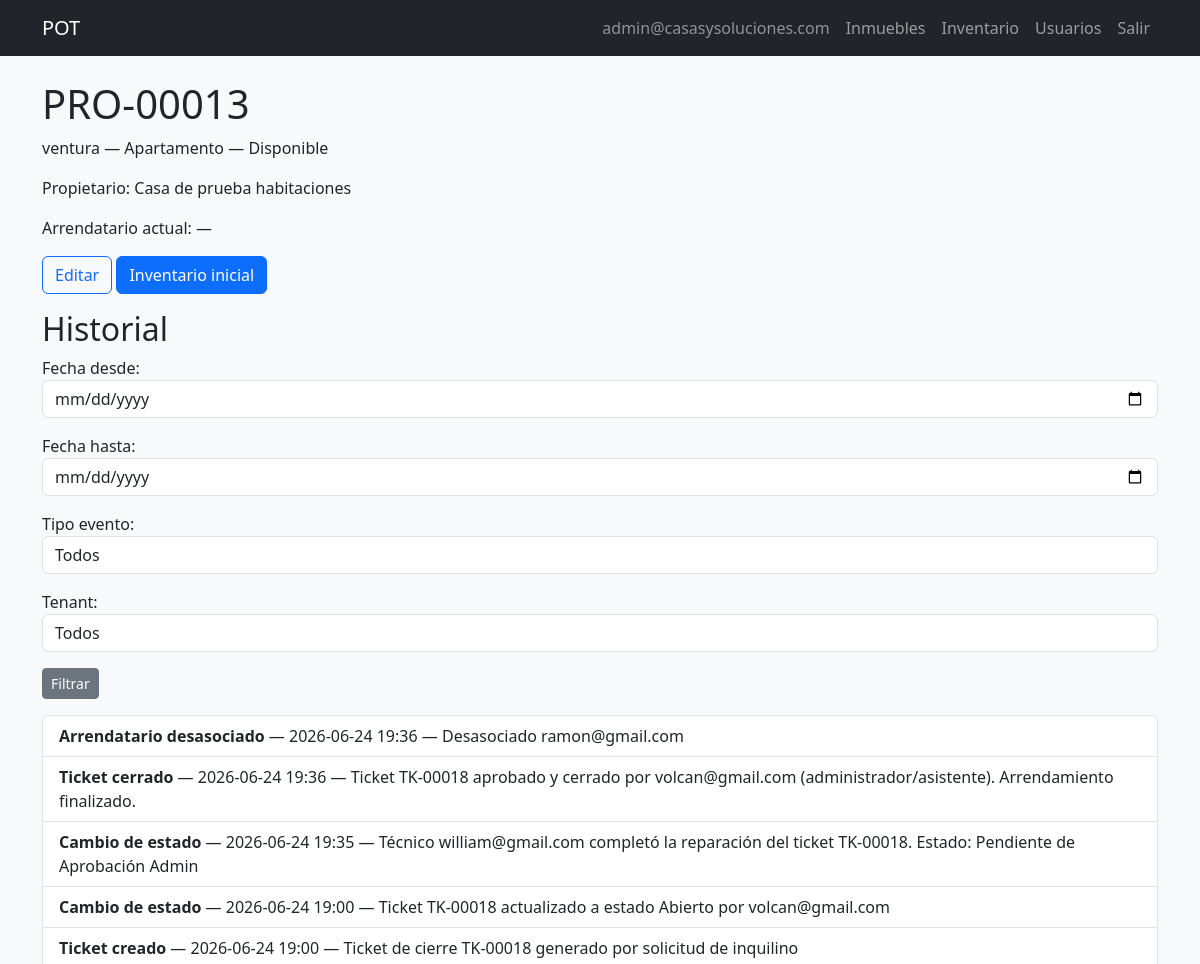
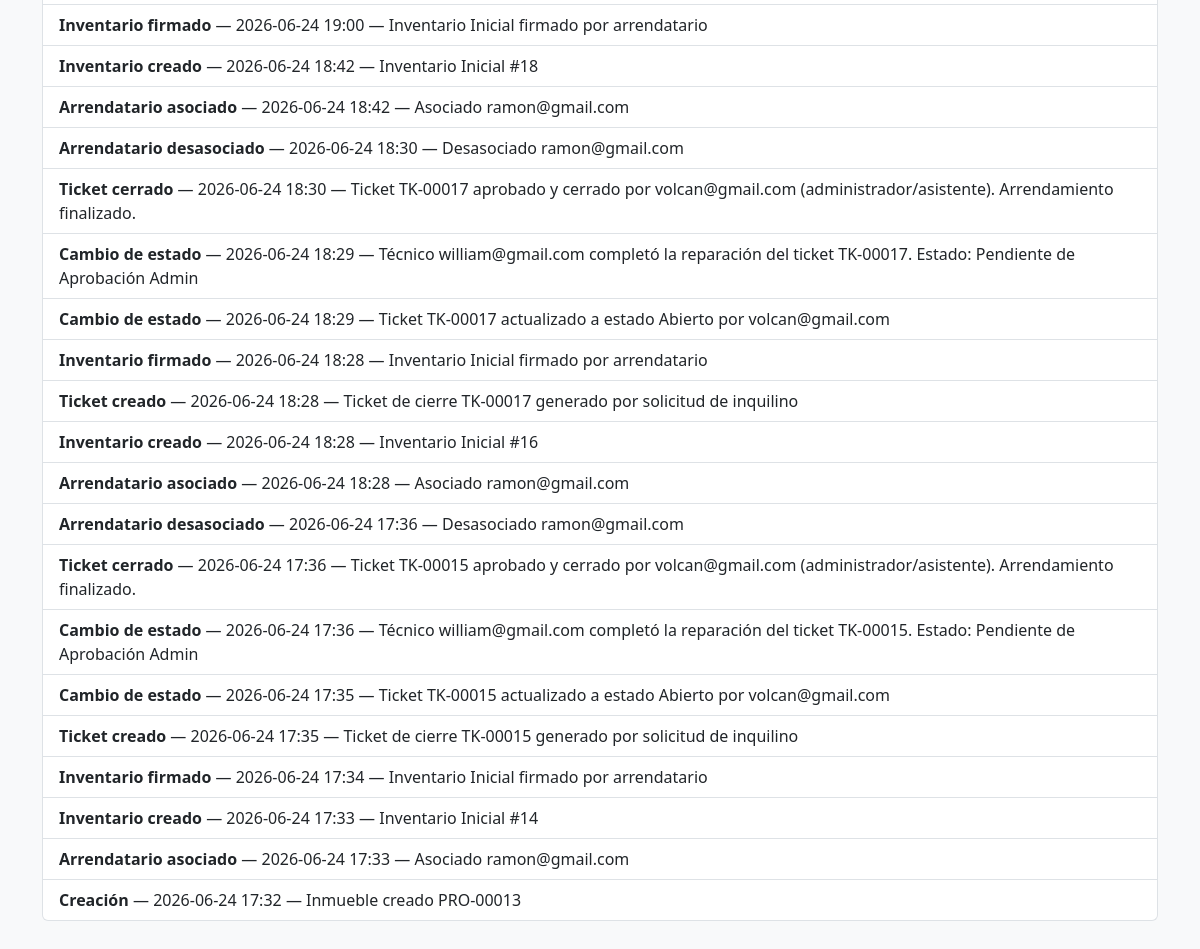
/properties/13/ (signed in), run on the app's committed database (2 pictures, top to bottom).
### pot/models.py (models this page shows, shortened)
class CustomUser(AbstractUser):
    class Role(models.TextChoices):
        ADMIN = 'ADMIN', 'Administrador'
        ASSISTANT = 'ASSISTANT', 'Asistente Administrativo'
        TENANT = 'TENANT', 'Arrendatario'
        TECHNICIAN = 'TECHNICIAN', 'Técnico'
    class DocumentType(models.TextChoices):
        CC = 'CC', 'Cédula de ciudadanía'
        CE = 'CE', 'Cédula de extranjería'
        PASSPORT = 'PASSPORT', 'Pasaporte'
        NIT = 'NIT', 'NIT'
    username = models.CharField(max_length=150, unique=True, blank=True)
    email = models.EmailField(unique=True)
    phone = models.CharField(max_length=20, default='')
    public_code = models.CharField(max_length=20, unique=True, blank=True, null=True)
    document_type = models.CharField(
        max_length=20,
        choices=DocumentType.choices,
        blank=True,
        default='',
    )
    document_number = models.CharField(max_length=30, unique=True, blank=True, null=True)
    avatar = models.ImageField(upload_to='avatars/%Y/%m/', blank=True, null=True, max_length=255)
    role = models.CharField(max_length=20, choices=Role.choices, default=Role.TENANT)
    password_changed = models.BooleanField(default=False)
    password_reset_token = models.CharField(max_length=255, null=True, blank=True)
    password_reset_expires = models.DateTimeField(null=True, blank=True)
    login_attempts = models.PositiveIntegerField(default=0)
    login_locked_until = models.DateTimeField(null=True, blank=True)
    created_at = models.DateTimeField(auto_now_add=True)
    updated_at = models.DateTimeField(auto_now=True)
    USERNAME_FIELD = 'email'
    REQUIRED_FIELDS = []
    objects = CustomUserManager()
    class Meta:
        ordering = ['-created_at']
    def __str__(self):
        return f'{self.email} ({self.get_role_display()})'
    def is_staff_operative(self):
        return self.role in (self.Role.ADMIN, self.Role.ASSISTANT)

class Property(models.Model):
    class Type(models.TextChoices):
        APARTMENT = 'APARTMENT', 'Apartamento'
        HOUSE = 'HOUSE', 'Casa'
        LOCAL = 'LOCAL', 'Local comercial'
        WAREHOUSE = 'WAREHOUSE', 'Bodega'
    class Status(models.TextChoices):
        AVAILABLE = 'AVAILABLE', 'Disponible'
        RENTED = 'RENTED', 'Arrendado'
        MAINTENANCE = 'MAINTENANCE', 'En mantenimiento'
    code = models.CharField(max_length=20, unique=True)
    address = models.CharField(max_length=255, unique=True)
    city = models.CharField(max_length=100, blank=True, default='')
    building_name = models.CharField(max_length=150, blank=True, default='')
    unit_label = models.CharField(max_length=50, blank=True, default='')
    cover_image = models.ImageField(upload_to='properties/covers/%Y/%m/', blank=True, null=True, max_length=255)
    type = models.CharField(max_length=20, choices=Type.choices)
    owner_name = models.CharField(max_length=150)
    status = models.CharField(max_length=20, choices=Status.choices, default=Status.AVAILABLE)
    is_active = models.BooleanField(default=True)
    price = models.DecimalField(max_digits=12, decimal_places=2, default=0)
    rooms = models.IntegerField(null=True, blank=True)
    bathrooms = models.IntegerField(null=True, blank=True)
    living_rooms = models.IntegerField(null=True, blank=True)
    kitchens = models.IntegerField(null=True, blank=True)
    garages = models.IntegerField(null=True, blank=True)
    is_commercial = models.BooleanField(default=False)
    in_complex = models.BooleanField(default=False)
    admin_included = models.BooleanField(default=False)
    admin_value = models.DecimalField(max_digits=12, decimal_places=2, null=True, blank=True)
    google_maps_link = models.CharField(max_length=1000, null=True, blank=True)
    description = models.TextField(blank=True, null=True)
    observations = models.TextField(blank=True, null=True)
    created_at = models.DateTimeField(auto_now_add=True)
    updated_at = models.DateTimeField(auto_now=True)
    created_by = models.ForeignKey(
        CustomUser,
        on_delete=models.SET_NULL,
        null=True,
        blank=True,
        related_name='properties_created',
    )
    class Meta:
        ordering = ['-created_at']
        verbose_name_plural = 'properties'
    def get_active_tenant(self):
        assoc = (
            self.tenant_associations.filter(dissociated_at__isnull=True)
            .select_related('user')
            .first()
        )
        return assoc.user if assoc else None

class PropertyHistory(models.Model):
    class EventType(models.TextChoices):
        CREATED = 'CREATED', 'Creación'
        STATUS_CHANGE = 'STATUS_CHANGE', 'Cambio de estado'
        TENANT_ASSOCIATED = 'TENANT_ASSOCIATED', 'Arrendatario asociado'
        TENANT_DISSOCIATED = 'TENANT_DISSOCIATED', 'Arrendatario desasociado'
        TICKET_CREATED = 'TICKET_CREATED', 'Ticket creado'
        TICKET_CLOSED = 'TICKET_CLOSED', 'Ticket cerrado'
        INVENTORY_CREATED = 'INVENTORY_CREATED', 'Inventario creado'
        INVENTORY_SIGNED = 'INVENTORY_SIGNED', 'Inventario firmado'
        MAINTENANCE = 'MAINTENANCE', 'Mantenimiento realizado'
        TENANT_OBSERVATIONS = 'TENANT_OBSERVATIONS', 'Observaciones arrendatario'
    property = models.ForeignKey(Property, on_delete=models.CASCADE, related_name='history')
    event_type = models.CharField(max_length=30, choices=EventType.choices)
    description = models.TextField()
    details = models.JSONField(default=dict)
    related_user = models.ForeignKey(
        CustomUser,
        on_delete=models.SET_NULL,
        null=True,
        blank=True,
    )
    created_by = models.ForeignKey(
        CustomUser,
        on_delete=models.SET_NULL,
        null=True,
        blank=True,
        related_name='history_events_created',
    )
    created_at = models.DateTimeField(auto_now_add=True)
    class Meta:
        ordering = ['-created_at']
        verbose_name_plural = 'property histories'

### pot/views.py (the view)
# urls.py: path('properties/<int:property_id>/', views.PropertyDetailView.as_view(), name='property_detail'),
class PropertyDetailView(StaffOperativeRequiredMixin, View):
    def get(self, request, property_id):
        prop = get_object_or_404(Property, pk=property_id)
        hist_form = PropertyHistoryFilterForm(request.GET)
        events = prop.history.all().order_by('-created_at')[:500]
        if hist_form.is_valid():
            d = hist_form.cleaned_data
            events = obtener_historial_filtrado(
                prop,
                fecha_desde=d.get('fecha_desde'),
                fecha_hasta=d.get('fecha_hasta'),
                tipo_evento=d.get('tipo_evento') or None,
                tenant_id=d.get('tenant').pk if d.get('tenant') else None,
            )
        tenant = prop.get_active_tenant()
        return render(
            request,
            'properties/property_detail.html',
            {'property': prop, 'history': events, 'hist_form': hist_form, 'active_tenant': tenant},
        )

### pot/forms.py
class PropertyHistoryFilterForm(forms.Form):
    fecha_desde = forms.DateField(required=False, widget=forms.DateInput(attrs={'type': 'date', 'class': 'form-control'}))
    fecha_hasta = forms.DateField(required=False, widget=forms.DateInput(attrs={'type': 'date', 'class': 'form-control'}))
    tipo_evento = forms.ChoiceField(
        choices=[('', 'Todos')] + list(PropertyHistory.EventType.choices),
        required=False,
        widget=forms.Select(attrs={'class': 'form-control'}),
    )
    tenant = forms.ModelChoiceField(
        queryset=CustomUser.objects.filter(role=CustomUser.Role.TENANT),
        required=False,
        empty_label='Todos',
        widget=forms.Select(attrs={'class': 'form-control'}),
    )

### pot/services/property_service.py (called while the page is built)
def obtener_historial_filtrado(property_obj, fecha_desde=None, fecha_hasta=None, tipo_evento=None, tenant_id=None):
    qs = property_obj.history.all()
    if fecha_desde:
        qs = qs.filter(created_at__date__gte=fecha_desde)
    if fecha_hasta:
        qs = qs.filter(created_at__date__lte=fecha_hasta)
    if tipo_evento:
        qs = qs.filter(event_type=tipo_evento)
    if tenant_id:
        qs = qs.filter(related_user_id=tenant_id)
    return qs.order_by('-created_at')

### pot/views.py (called while the page is built)
    def test_func(self):
        u = self.request.user
        return u.is_staff_operative()

### templates/properties/property_detail.html (shortened to what this page needs)
{% extends 'base.html' %}
{% block content %}
<h1>{{ property.code }}</h1>
<p>{{ property.address }} — {{ property.get_type_display }} — {{ property.get_status_display }}</p>
<p>Propietario: {{ property.owner_name }}</p>
<p>Arrendatario actual: {% if active_tenant %}{{ active_tenant.email }}{% else %}—{% endif %}</p>
<p>
<a href="{% url 'pot:property_edit' property.id %}" class="btn btn-outline-primary">Editar</a>
<a href="{% url 'pot:inventory_create_for_property' property.id %}" class="btn btn-primary">Inventario inicial</a>
</p>
<h2>Historial</h2>
<form method="get" class="mb-3">{{ hist_form.as_p }}<button class="btn btn-secondary btn-sm">Filtrar</button></form>
{% if not history %}<p>Sin historial aún.</p>{% else %}
<ul class="list-group">{% for e in history %}
<li class="list-group-item"><strong>{{ e.get_event_type_display }}</strong> — {{ e.created_at|date:'Y-m-d H:i' }} — {{ e.description }}</li>
{% endfor %}</ul>
{% endif %}
{% endblock %}

### templates/base.html (shortened to what this page needs)
{% load static %}
<!DOCTYPE html>
<html lang="es">
<head>
    <link href="https://cdn.jsdelivr.net/npm/bootstrap@5.3.3/dist/css/bootstrap.min.css" rel="stylesheet">
    <link rel="stylesheet" href="{% static 'css/style.css' %}">
</head>
<body class="bg-light">
<nav class="navbar navbar-expand-lg navbar-dark bg-dark mb-4">
    <div class="container">
        <a class="navbar-brand" href="{% if not user.is_authenticated %}{% url 'pot:login' %}{% elif user.role == 'TENANT' %}{% url 'pot:dashboard_tenant' %}{% else %}{% url 'pot:dashboard_staff' %}{% endif %}">POT</a>
        <div class="navbar-nav ms-auto">
            {% if user.is_authenticated %}
                <span class="nav-link text-white-50">{{ user.email }}</span>
                {% if user.is_staff_operative %}
                    <a class="nav-link" href="{% url 'pot:property_list' %}">Inmuebles</a>
                    <a class="nav-link" href="{% url 'pot:inventory_create' %}">Inventario</a>
                {% endif %}
                {% if user.role == 'ADMIN' %}
                    <a class="nav-link" href="{% url 'pot:user_list' %}">Usuarios</a>
                {% endif %}
                <a class="nav-link" href="{% url 'pot:logout' %}">Salir</a>
            {% else %}
                <a class="nav-link" href="{% url 'pot:login' %}">Entrar</a>
            {% endif %}
        </div>
    </div>
</nav>
<main class="container pb-5">
    {% block content %}{% endblock %}
</main>
</body>
</html>

### data on the page
CustomUser: email "admin@casasysoluciones.com"
Property: code "PRO-00013", address "ventura", type "Apartamento", status "Disponible", owner_name "Casa de prueba habitaciones"
PropertyHistory: event_type "Arrendatario desasociado", created_at "2026-06-24 19:36", description "Desasociado ramon@gmail.com"
PropertyHistory: event_type "Ticket cerrado", created_at "2026-06-24 19:36", description "Ticket TK-00018 aprobado y cerrado por volcan@gmail.com (administrador/asistente). Arrendamiento finalizado."
PropertyHistory: event_type "Cambio de estado", created_at "2026-06-24 19:35", description "Técnico william@gmail.com completó la reparación del ticket TK-00018. Estado: Pendiente de Aprobación Admin"
PropertyHistory: event_type "Cambio de estado", created_at "2026-06-24 19:00", description "Ticket TK-00018 actualizado a estado Abierto por volcan@gmail.com"
PropertyHistory: event_type "Ticket creado", created_at "2026-06-24 19:00", description "Ticket de cierre TK-00018 generado por solicitud de inquilino"
PropertyHistory: event_type "Inventario firmado", created_at "2026-06-24 19:00", description "Inventario Inicial firmado por arrendatario"
PropertyHistory: event_type "Inventario creado", created_at "2026-06-24 18:42", description "Inventario Inicial #18"
PropertyHistory: event_type "Arrendatario asociado", created_at "2026-06-24 18:42", description "Asociado ramon@gmail.com"
PropertyHistory: event_type "Arrendatario desasociado", created_at "2026-06-24 18:30", description "Desasociado ramon@gmail.com"
PropertyHistory: event_type "Ticket cerrado", created_at "2026-06-24 18:30", description "Ticket TK-00017 aprobado y cerrado por volcan@gmail.com (administrador/asistente). Arrendamiento finalizado."
PropertyHistory: event_type "Cambio de estado", created_at "2026-06-24 18:29", description "Técnico william@gmail.com completó la reparación del ticket TK-00017. Estado: Pendiente de Aprobación Admin"
PropertyHistory: event_type "Cambio de estado", created_at "2026-06-24 18:29", description "Ticket TK-00017 actualizado a estado Abierto por volcan@gmail.com"
PropertyHistory: event_type "Inventario firmado", created_at "2026-06-24 18:28", description "Inventario Inicial firmado por arrendatario"
PropertyHistory: event_type "Ticket creado", created_at "2026-06-24 18:28", description "Ticket de cierre TK-00017 generado por solicitud de inquilino"
PropertyHistory: event_type "Inventario creado", created_at "2026-06-24 18:28", description "Inventario Inicial #16"
PropertyHistory: event_type "Arrendatario asociado", created_at "2026-06-24 18:28", description "Asociado ramon@gmail.com"
PropertyHistory: event_type "Arrendatario desasociado", created_at "2026-06-24 17:36", description "Desasociado ramon@gmail.com"
PropertyHistory: event_type "Ticket cerrado", created_at "2026-06-24 17:36", description "Ticket TK-00015 aprobado y cerrado por volcan@gmail.com (administrador/asistente). Arrendamiento finalizado."
PropertyHistory: event_type "Cambio de estado", created_at "2026-06-24 17:36", description "Técnico william@gmail.com completó la reparación del ticket TK-00015. Estado: Pendiente de Aprobación Admin"
PropertyHistory: event_type "Cambio de estado", created_at "2026-06-24 17:35", description "Ticket TK-00015 actualizado a estado Abierto por volcan@gmail.com"
PropertyHistory: event_type "Ticket creado", created_at "2026-06-24 17:35", description "Ticket de cierre TK-00015 generado por solicitud de inquilino"
PropertyHistory: event_type "Inventario firmado", created_at "2026-06-24 17:34", description "Inventario Inicial firmado por arrendatario"
PropertyHistory: event_type "Inventario creado", created_at "2026-06-24 17:33", description "Inventario Inicial #14"
PropertyHistory: event_type "Arrendatario asociado", created_at "2026-06-24 17:33", description "Asociado ramon@gmail.com"
PropertyHistory: event_type "Creación", created_at "2026-06-24 17:32", description "Inmueble creado PRO-00013"
